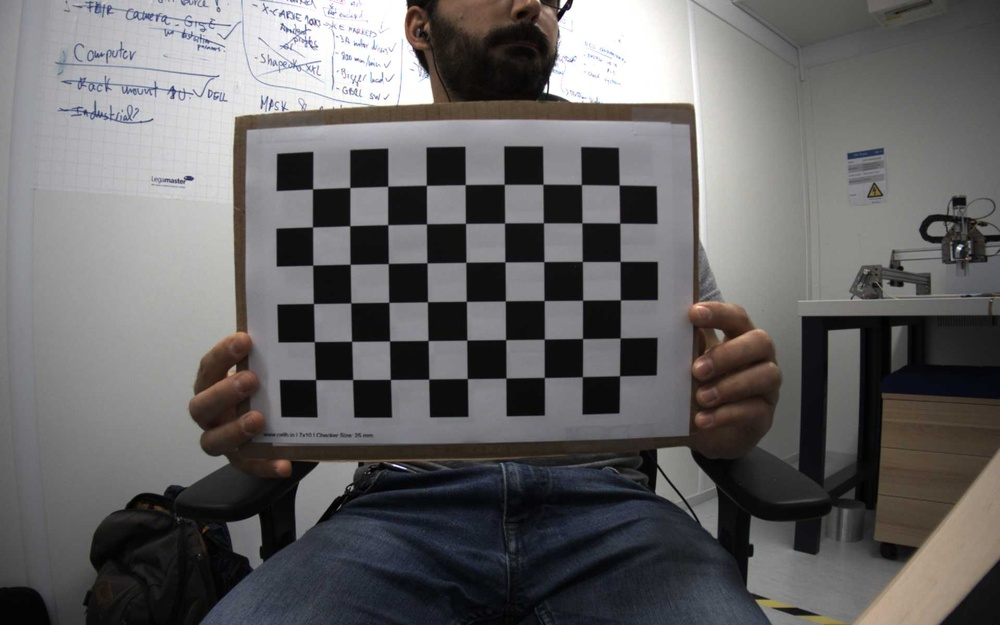
#> input picture camera_calibration/flir/11_07_58_635.jpg, 1000 x 625 px, shrunk from 1920 x 1200 before the run; its folder holds only this picture in this run
$ python camera_calibration_chess.py
#> lines starting #> are read from the running program, lines starting #| are printed output that depends on the picture
import numpy as np
import cv2
import glob
import yaml

# square size in mm
square_size = 25
# chessboard size, inner grids (not outer column, row)
chess_rows = 6
chess_columns = 9
# termination criteria
criteria = (cv2.TERM_CRITERIA_EPS +
            cv2.TERM_CRITERIA_MAX_ITER, square_size, 0.001)

# prepare object points, like (0,0,0), (1,0,0), (2,0,0) ....,(6,5,0)
objp = np.zeros((chess_rows*chess_columns, 3), np.float32)
objp[:, :2] = np.mgrid[0:chess_columns, 0:chess_rows].T.reshape(-1, 2)
print("Object points prepared")
# Arrays to store object points and image points from all the images.
objpoints = []  # 3d point in real world space
imgpoints = []  # 2d points in image plane.
images = glob.glob('*.jpg')
print(str(len(images)) + " images found")
for i in range(len(images)):
    print(images[i])
for fname in images:
    img = cv2.imread(fname)
#> img is the input picture: shape (625, 1000, 3); mean B, G, R 101.3, 100.9, 102.3
    # cv2.imshow('img',img)
    gray = cv2.cvtColor(img, cv2.COLOR_BGR2GRAY)
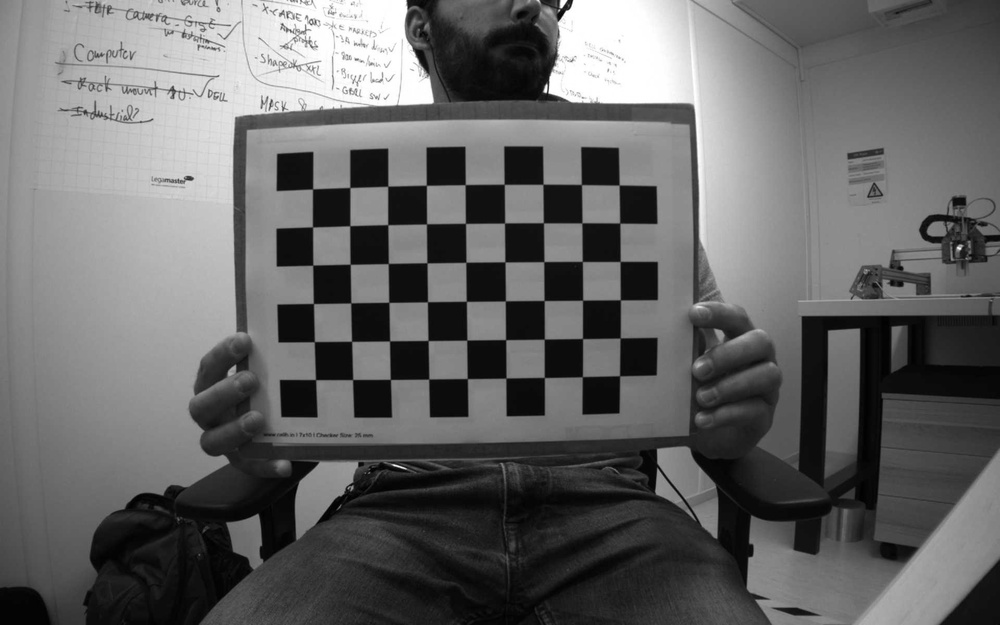
#> gray: shape (625, 1000); min 0, max 255, mean 101.4
    # Find the chess board corners
    ret, corners = cv2.findChessboardCorners(
        gray, (chess_columns, chess_rows), None)
#> ret = True; corners = 54 rows, first 8: [312.6, 188.9], [350, 187.6], [387.9, 186.2], [426.4, 185.3], [465.2, 184.7], [504.1, 184.1], [543, 184.2], [581.3, 184.5]
    # If found, add object points, image points (after refining them)
    if ret == True:
        objpoints.append(objp)
        corners2 = cv2.cornerSubPix(
            gray, corners, (11, 11), (-1, -1), criteria)
#> corners2 = 54 rows, first 8: [312.6, 188.9], [349.8, 187.5], [387.7, 186.2], [426.4, 185.3], [465.2, 184.6], [504.2, 184.3], [543, 184.2], [581.4, 184.5]
        imgpoints.append(corners)
        # Draw and display the corners
        img = cv2.drawChessboardCorners(
            img, (chess_columns, chess_rows), corners, ret)
        cv2.drawChessboardCorners(
            img, (chess_columns, chess_rows), corners2, ret)
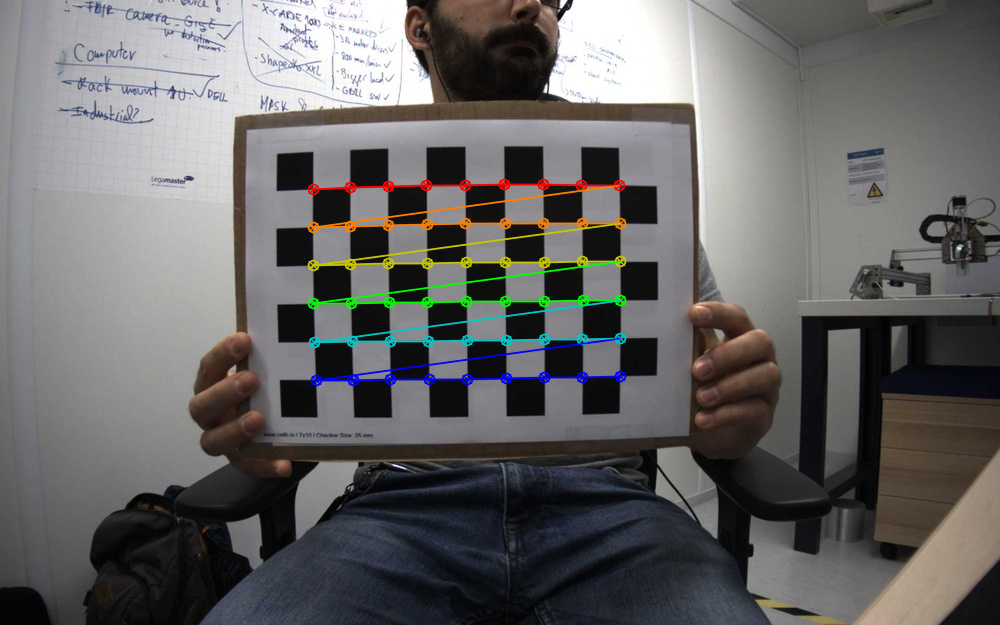
#> img: shape (625, 1000, 3); mean B, G, R 101.4, 101.9, 102.9
        # cv2.imshow('img',img)
        #cv2.imwrite('processed_' + fname,img)
        print("Image " + fname + " is being processed")
ret, mtx, dist, rvecs, tvecs = cv2.calibrateCamera(
    objpoints, imgpoints, gray.shape[::-1], None, None)
#> ret = 0.0865; mtx = [[3124.2, 0, 592.8], [0, 3296.5, 363.1], [0, 0, 1]]; dist = [[-5.68, -169.2, -0.0804, -0.221, 7872.7]]; rvecs = ([0.307, -0.0778, -0.0061],); tvecs = ([-7.23, -4.3, 80.81],)

# It's very important to transform the matrix to list.
data = {'camera_matrix': np.asarray(
    mtx).tolist(), 'dist_coeff': np.asarray(dist).tolist()}
#> data = {'camera_matrix': [[3124.2, 0, 592.8], [0, 3296.5, 363.1], [0, 0, 1]], 'dist_coeff': [[-5.68, -169.2, -0.0804, -0.221, 7872.7]]}

with open("calibration.yaml", "w") as f:
    yaml.dump(data, f)

# To estimate how much the calibration parameters differ from the ideal calibration
mean_error = 0
tot_error = 0
for i in xrange(len(objpoints)):
    imgpoints2, _ = cv2.projectPoints(
        objpoints[i], rvecs[i], tvecs[i], mtx, dist)
    error = cv2.norm(imgpoints[i], imgpoints2, cv2.NORM_L2)/len(imgpoints2)
    tot_error += error
#> this loop made 1 pass
#> (error, tot_error) on pass 1: (0.0118, 0.0118)
#> after the loop, tot_error = 0.0118
    # print(tot_error)
mean_error = float(tot_error)/len(objpoints)
#> mean_error = 0.0118
print("total error: %.4f" % mean_error)
#| total error: 0.0118

$ run again, on camera_calibration/flir/11_08_06_652.jpg
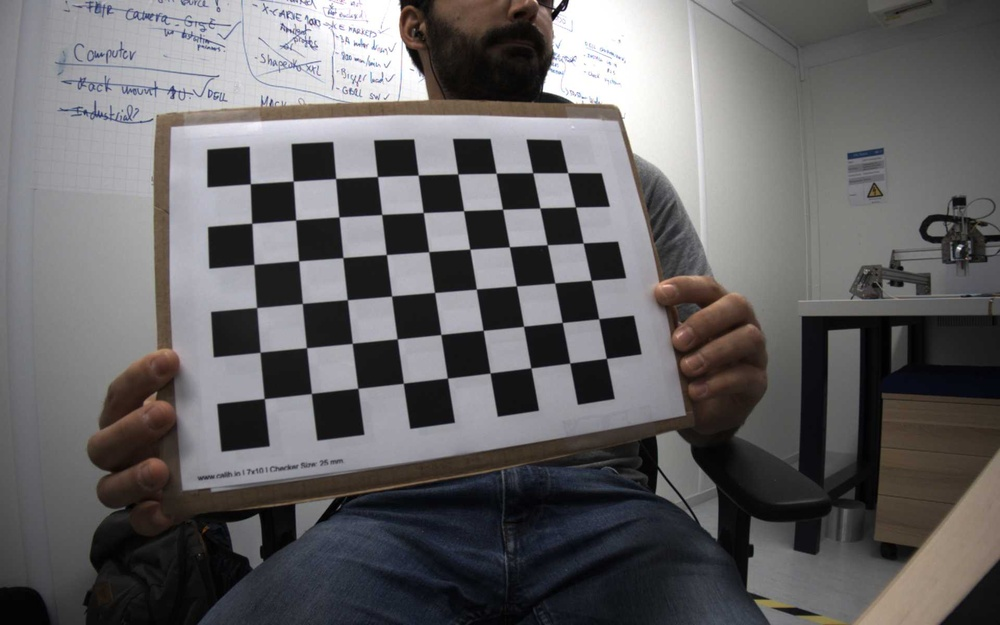
#> input picture camera_calibration/flir/11_08_06_652.jpg, 1000 x 625 px, shrunk from 1920 x 1200 before the run
#> img is the input picture: shape (625, 1000, 3); mean B, G, R 100.5, 99.3, 101.1
#> `ret, corners = cv2.findChessboardCorners( gray, (chess_columns, chess_..`: ret = True; corners = 54 rows, first 8: [250.3, 183.8], [293.3, 181], [335.6, 178.5], [377.4, 176.6], [418.2, 175.2], [457.8, 173.9], [496.2, 173.3], [532.8, 172.8]
#> corners2 = 54 rows, first 8: [250.3, 183.7], [293.2, 181.1], [335.6, 178.5], [377.5, 176.6], [418.2, 175], [457.8, 173.9], [496.1, 173.2], [532.7, 172.8]
#> `cv2.drawChessboardCorners( img, (chess_columns, chess_rows), corners2,..`:
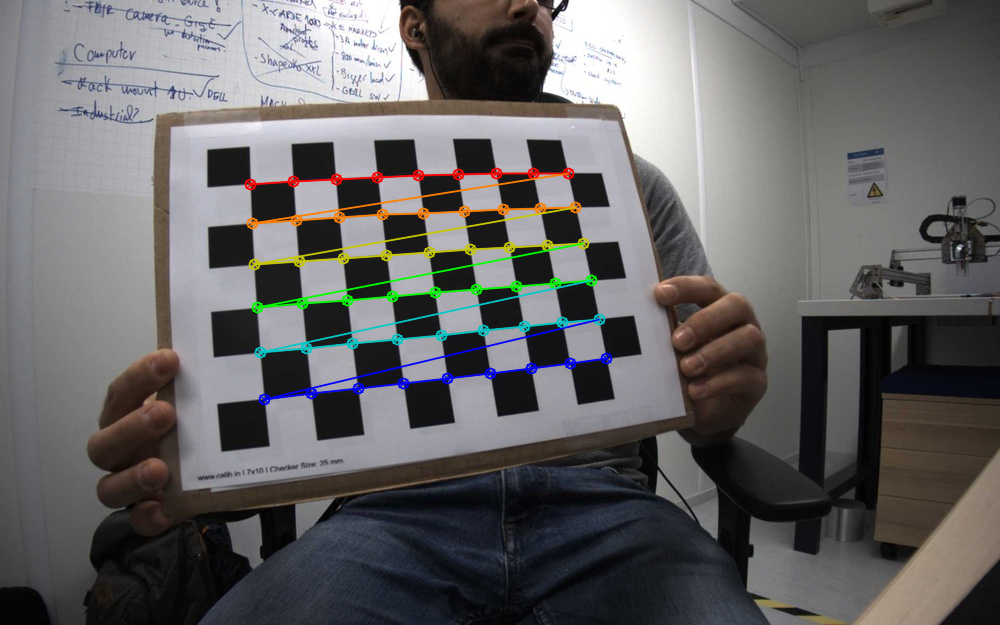
#> img: shape (625, 1000, 3); mean B, G, R 100.2, 100, 101.3
#> `ret, mtx, dist, rvecs, tvecs = cv2.calibrateCamera( objpoints, imgpoin..`: ret = 0.108; mtx = [[809.7, 0, 557.9], [0, 819.6, 278.7], [0, 0, 1]]; dist = [[-0.519, 0.273, 0.0233, -0.0447, 0.166]]; rvecs = ([-0.312, -0.393, -0.132],); tvecs = ([-7.05, -2.27, 17.98],)
#> data = {'camera_matrix': [[809.7, 0, 557.9], [0, 819.6, 278.7], [0, 0, 1]], 'dist_coeff': [[-0.519, 0.273, 0.0233, -0.0447, 0.166]]}
#> the loop `for i in xrange(len(objpoints)):` made 1 pass
#> (error, tot_error) on pass 1: (0.0147, 0.0147)
#> after the loop `for i in xrange(len(objpoints)):`: tot_error = 0.0147
#| total error: 0.0147

$ run again, on camera_calibration/flir/11_08_08_657.jpg
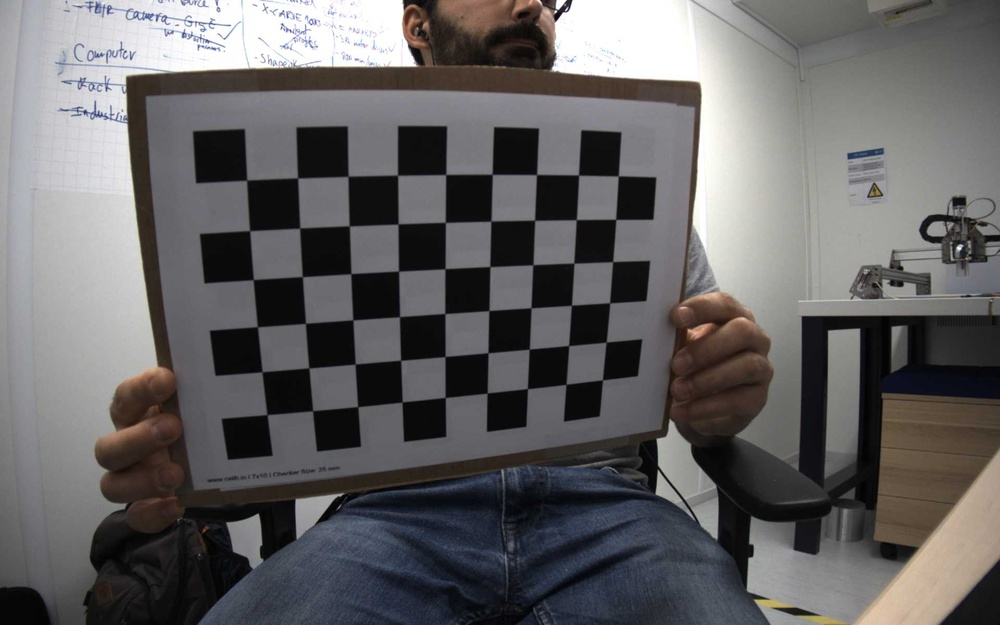
#> input picture camera_calibration/flir/11_08_08_657.jpg, 1000 x 625 px, shrunk from 1920 x 1200 before the run
#> img is the input picture: shape (625, 1000, 3); mean B, G, R 99.7, 99, 100.6
#> `gray = cv2.cvtColor(img, cv2.COLOR_BGR2GRAY)`:
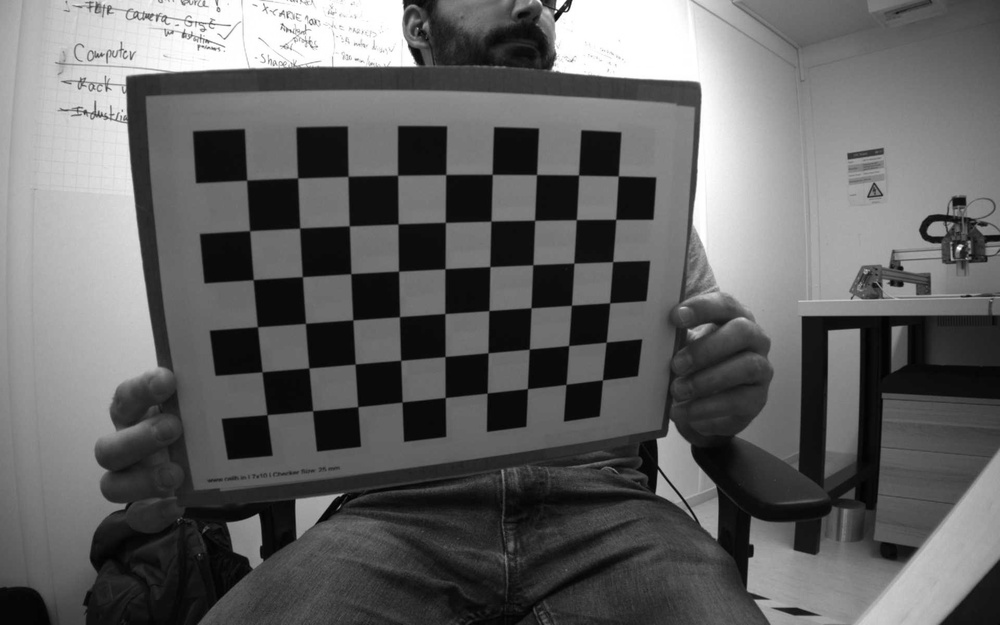
#> gray: shape (625, 1000); min 0, max 255, mean 99.6
#> `ret, corners = cv2.findChessboardCorners( gray, (chess_columns, chess_..`: ret = True; corners = 54 rows, first 8: [246.7, 180.1], [297.7, 177.9], [348, 176.4], [397.5, 175.2], [445.7, 174.7], [492, 174.3], [536.6, 174.5], [578.5, 174.9]
#> corners2 = 54 rows, first 8: [246.7, 180.1], [297.6, 177.9], [348.1, 176.3], [397.6, 175.2], [445.8, 174.5], [492.2, 174.3], [536.5, 174.5], [578.6, 175.1]
#> `cv2.drawChessboardCorners( img, (chess_columns, chess_rows), corners2,..`:
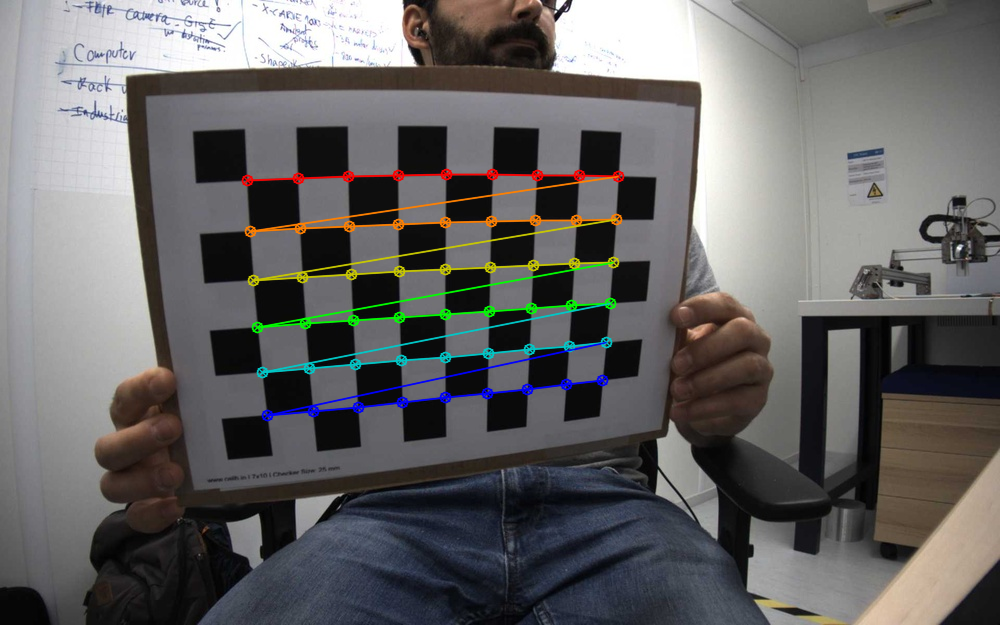
#> img: shape (625, 1000, 3); mean B, G, R 99.9, 100.3, 101.5
#> `ret, mtx, dist, rvecs, tvecs = cv2.calibrateCamera( objpoints, imgpoin..`: ret = 0.145; mtx = [[621.8, 0, 495], [0, 617.7, 329.8], [0, 0, 1]]; dist = [[-0.262, 0.184, -0.000957, 0.0042, -0.151]]; rvecs = ([0.313, -0.317, -0.0258],); tvecs = ([-4.82, -2.91, 11.32],)
#> data = {'camera_matrix': [[621.8, 0, 495], [0, 617.7, 329.8], [0, 0, 1]], 'dist_coeff': [[-0.262, 0.184, -0.000957, 0.0042, -0.151]]}
#> the loop `for i in xrange(len(objpoints)):` made 1 pass
#> (error, tot_error) on pass 1: (0.0198, 0.0198)
#> after the loop `for i in xrange(len(objpoints)):`: tot_error = 0.0198
#| total error: 0.0198

$ run again, on camera_calibration/flir/11_08_10_665.jpg
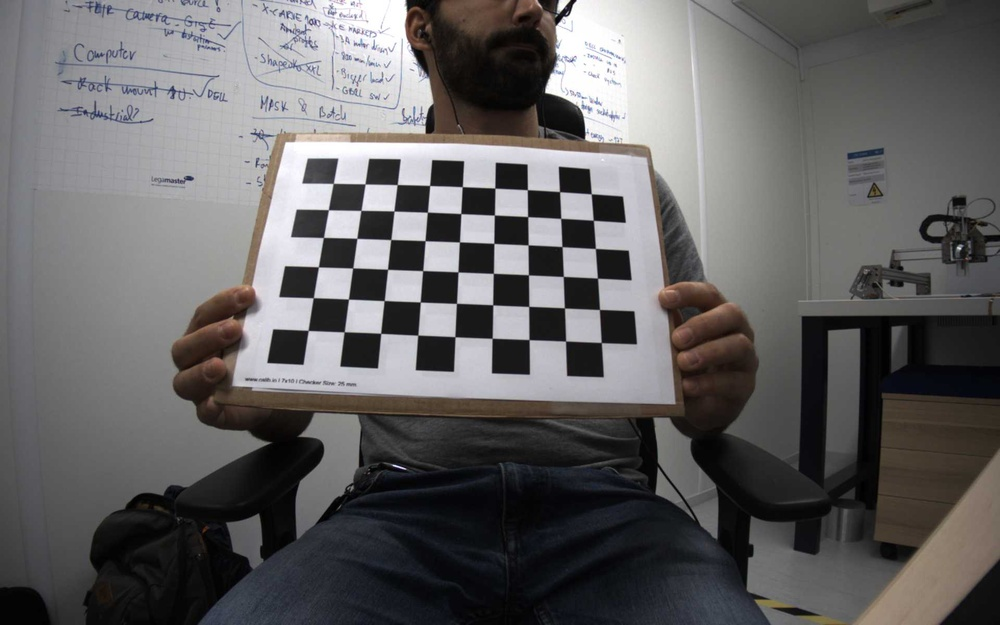
#> input picture camera_calibration/flir/11_08_10_665.jpg, 1000 x 625 px, shrunk from 1920 x 1200 before the run
#> img is the input picture: shape (625, 1000, 3); mean B, G, R 98.2, 97.7, 99.2
#> `ret, corners = cv2.findChessboardCorners( gray, (chess_columns, chess_..`: ret = True; corners = 54 rows, first 8: [333.3, 183.4], [365.1, 184], [397.2, 184.6], [429.6, 185.5], [462.3, 186.6], [494.8, 188], [527.4, 189.7], [559.5, 191.6]
#> corners2 = 54 rows, first 8: [333.3, 183.4], [365.1, 183.9], [397.2, 184.6], [429.7, 185.5], [462.3, 186.7], [494.9, 188.1], [527.4, 189.7], [559.5, 191.6]
#> `cv2.drawChessboardCorners( img, (chess_columns, chess_rows), corners2,..`:
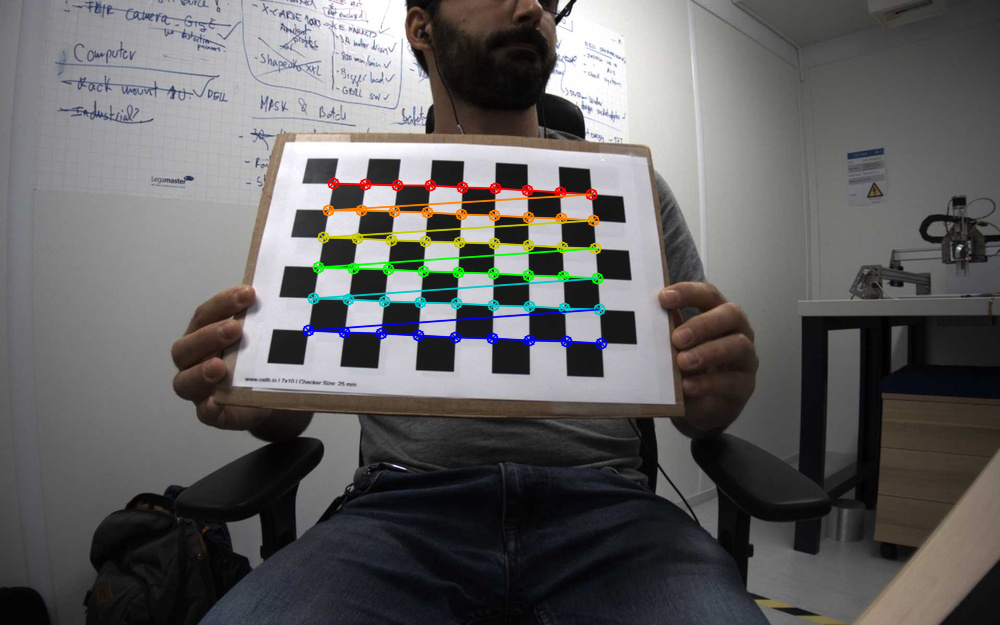
#> img: shape (625, 1000, 3); mean B, G, R 97.7, 98, 99.1
#> `ret, mtx, dist, rvecs, tvecs = cv2.calibrateCamera( objpoints, imgpoin..`: ret = 0.156; mtx = [[1161.4, 0, 494.2], [0, 1926.3, 302.5], [0, 0, 1]]; dist = [[-0.942, -11.61, 0.00924, -0.0324, 398.7]]; rvecs = ([-1, -0.00889, 0.0249],); tvecs = ([-4.97, -2.24, 35.46],)
#> data = {'camera_matrix': [[1161.4, 0, 494.2], [0, 1926.3, 302.5], [0, 0, 1]], 'dist_coeff': [[-0.942, -11.61, 0.00924, -0.0324, 398.7]]}
#> the loop `for i in xrange(len(objpoints)):` made 1 pass
#> (error, tot_error) on pass 1: (0.0212, 0.0212)
#> after the loop `for i in xrange(len(objpoints)):`: tot_error = 0.0212
#| total error: 0.0212
